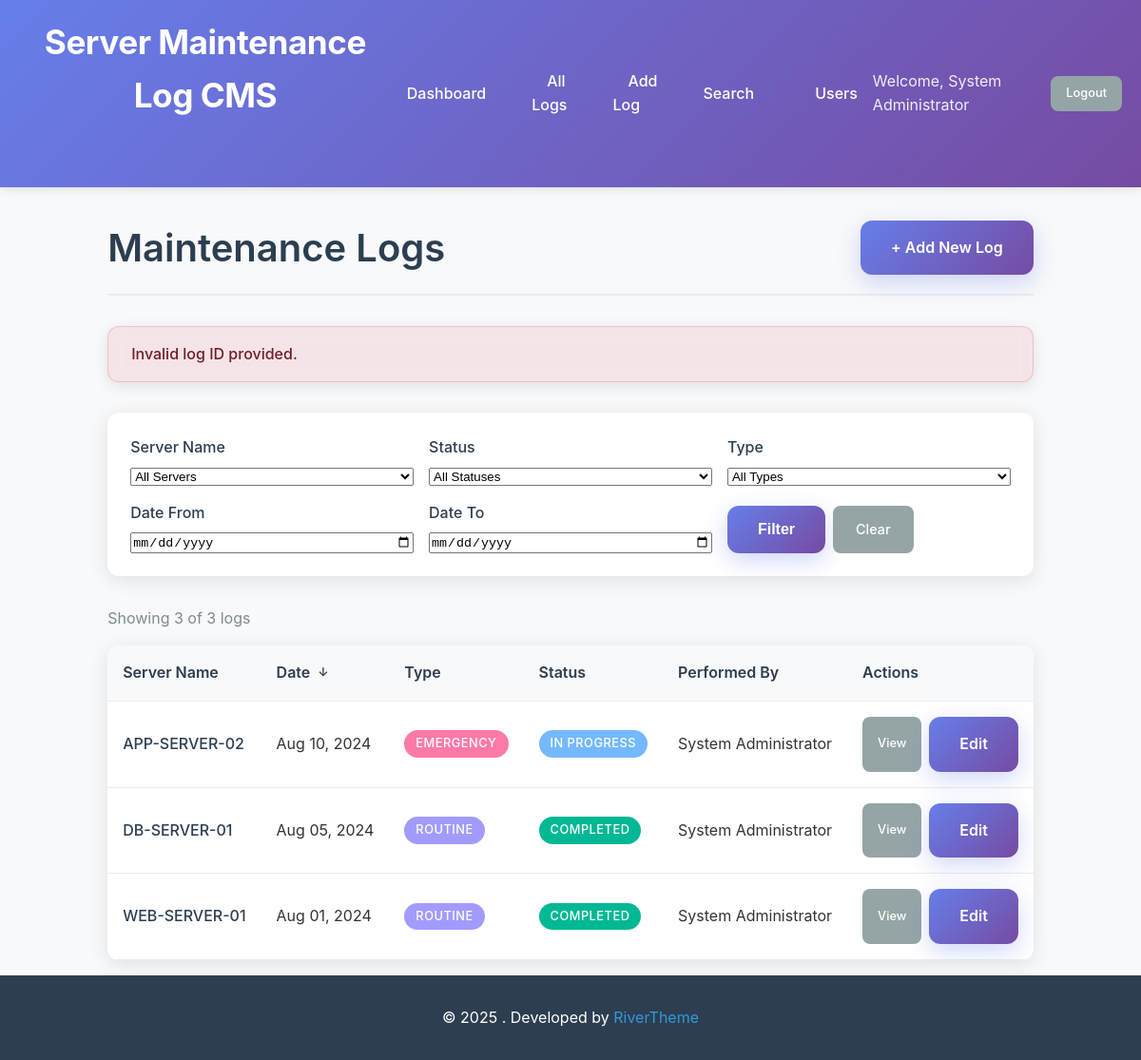
Screenshot of /logs.php?error=invalid_id (signed in) with the database file from the repository.
### tables this page shows
CREATE TABLE IF NOT EXISTS maintenance_logs (
    id INT AUTO_INCREMENT PRIMARY KEY,
    server_name VARCHAR(100) NOT NULL,
    maintenance_date DATE NOT NULL,
    start_time TIME,
    end_time TIME,
    description TEXT NOT NULL,
    maintenance_type ENUM('routine', 'emergency', 'upgrade', 'repair', 'security') NOT NULL,
    status ENUM('scheduled', 'in_progress', 'completed', 'failed', 'cancelled') DEFAULT 'scheduled',
    outcome TEXT,
    performed_by INT NOT NULL,
    created_at TIMESTAMP DEFAULT CURRENT_TIMESTAMP,
    updated_at TIMESTAMP DEFAULT CURRENT_TIMESTAMP ON UPDATE CURRENT_TIMESTAMP,
    FOREIGN KEY (performed_by) REFERENCES users(id) ON DELETE RESTRICT
);

CREATE TABLE IF NOT EXISTS users (
    id INT AUTO_INCREMENT PRIMARY KEY,
    username VARCHAR(50) UNIQUE NOT NULL,
    email VARCHAR(100) UNIQUE NOT NULL,
    password_hash VARCHAR(255) NOT NULL,
    full_name VARCHAR(100) NOT NULL,
    role ENUM('admin', 'staff') DEFAULT 'staff',
    created_at TIMESTAMP DEFAULT CURRENT_TIMESTAMP,
    updated_at TIMESTAMP DEFAULT CURRENT_TIMESTAMP ON UPDATE CURRENT_TIMESTAMP,
    is_active BOOLEAN DEFAULT TRUE
);

### config/database.php (called while the page is built, shortened)
<?php
class Database {
    private $host = DB_HOST;
    private $db_name = DB_NAME;
    private $username = DB_USER;
    private $password = DB_PASS;
    private $charset = DB_CHARSET;
    public function getConnection() {
        $this->pdo = null;
        try {
            $dsn = "mysql:host=" . $this->host . ";dbname=" . $this->db_name . ";charset=" . $this->charset;
            $options = [
                PDO::ATTR_ERRMODE => PDO::ERRMODE_EXCEPTION,
                PDO::ATTR_DEFAULT_FETCH_MODE => PDO::FETCH_ASSOC,
                PDO::ATTR_EMULATE_PREPARES => false,
            ];
            $this->pdo = new PDO($dsn, $this->username, $this->password, $options);
        } catch(PDOException $exception) {
            echo "Connection error: " . $exception->getMessage();
            die();
        }
        return $this->pdo;
    }
}
function getDB() {
    $database = new Database();
    return $database->getConnection();
}
?>

### config/config.php (called while the page is built, shortened)
<?php
require_once 'database.php';
function sanitizeInput($data) {
    $data = trim($data);
    $data = stripslashes($data);
    $data = htmlspecialchars($data);
    return $data;
}
function isAdmin() {
    return isset($_SESSION['user_role']) && $_SESSION['user_role'] === 'admin';
}
function formatDate($date, $format = DISPLAY_DATE_FORMAT) {
    return date($format, strtotime($date));
}
?>

### includes/MaintenanceLog.php (called while the page is built, shortened)
<?php
require_once __DIR__ . '/../config/config.php';
class MaintenanceLog {
    private $db;
    public function __construct() {
        $this->db = getDB();
    }
    public function getAll($filters = [], $limit = null, $offset = 0, $orderBy = 'maintenance_date', $orderDir = 'DESC') {
        try {
            $sql = "SELECT ml.*, u.full_name as performed_by_name, u.username as performed_by_username
                    FROM maintenance_logs ml
                    LEFT JOIN users u ON ml.performed_by = u.id";
            $params = [];
            $sql .= " ORDER BY ml.$orderBy $orderDir";
            if ($limit) {
                $sql .= " LIMIT ? OFFSET ?";
                $params[] = $limit;
                $params[] = $offset;
            }
            $stmt = $this->db->prepare($sql);
            $stmt->execute($params);
            return $stmt->fetchAll();
        } catch (PDOException $e) {
            return [];
        }
    }
    public function getTotalCount($filters = []) {
        try {
            $sql = "SELECT COUNT(*) as total FROM maintenance_logs ml";
            $params = [];
            $stmt = $this->db->prepare($sql);
            $stmt->execute($params);
            $result = $stmt->fetch();
            return $result['total'];
        } catch (PDOException $e) {
            return 0;
        }
    }
}
?>

### logs.php (the view, shortened to what this page needs)
<?php
require_once 'config/config.php';
require_once 'includes/MaintenanceLog.php';
$maintenanceLog = new MaintenanceLog();
$page = intval($_GET['page'] ?? 1);
$limit = RECORDS_PER_PAGE;
$offset = ($page - 1) * $limit;
$filters = [];
$orderBy = sanitizeInput($_GET['order_by'] ?? 'maintenance_date');
$orderDir = sanitizeInput($_GET['order_dir'] ?? 'DESC');
$logs = $maintenanceLog->getAll($filters, $limit, $offset, $orderBy, $orderDir);
$totalLogs = $maintenanceLog->getTotalCount($filters);
$message = '';
$messageType = '';
if (isset($_GET['error'])) {
    switch ($_GET['error']) {
        case 'invalid_id':
            $message = 'Invalid log ID provided.';
            $messageType = 'error';
            break;
    }
}
?>
<!DOCTYPE html>
<html lang="en">
<head>
    <link rel="stylesheet" href="assets/css/style.css">
</head>
<body>
    <?php include 'includes/header.php'; ?>
    <div class="container">
        <div class="page-header">
            <h1>Maintenance Logs</h1>
            <a href="add_log.php" class="btn btn-primary">+ Add New Log</a>
        </div>
        <?php if ($message): ?>
            <div class="alert alert-<?php echo $messageType; ?>">
                <?php echo htmlspecialchars($message); ?>
            </div>
        <?php endif; ?>
        <div class="filters-section">
            <form method="GET" action="logs.php" class="filters-form">
                <div class="filter-row">
                    <div class="filter-group">
                        <label for="server_name">Server Name</label>
                        <select id="server_name" name="server_name">
                            <option value="">All Servers</option>
                        </select>
                    </div>
                    <div class="filter-group">
                        <label for="status">Status</label>
                        <select id="status" name="status">
                            <option value="">All Statuses</option>
                        </select>
                    </div>
                    <div class="filter-group">
                        <label for="maintenance_type">Type</label>
                        <select id="maintenance_type" name="maintenance_type">
                            <option value="">All Types</option>
                        </select>
                    </div>
                </div>
                <div class="filter-row">
                    <div class="filter-group">
                        <label for="date_from">Date From</label>
                        <input type="date" id="date_from" name="date_from"
                               value="<?php echo htmlspecialchars($filters['date_from'] ?? ''); ?>">
                    </div>
                    <div class="filter-group">
                        <label for="date_to">Date To</label>
                        <input type="date" id="date_to" name="date_to"
                               value="<?php echo htmlspecialchars($filters['date_to'] ?? ''); ?>">
                    </div>
                    <div class="filter-actions">
                        <button type="submit" class="btn btn-primary">Filter</button>
                        <a href="logs.php" class="btn btn-secondary">Clear</a>
                    </div>
                </div>
            </form>
        </div>
        <div class="results-summary">
            <p>Showing <?php echo count($logs); ?> of <?php echo $totalLogs; ?> logs</p>
        </div>
        <?php if (empty($logs)): ?>
            <div class="empty-state">
                <p>No maintenance logs found. <a href="add_log.php">Create your first log</a></p>
            </div>
        <?php else: ?>
            <div class="table-responsive">
                <table class="table">
                    <thead>
                        <tr>
                            <th>
                                <a href="?<?php echo http_build_query(array_merge($_GET, ['order_by' => 'server_name', 'order_dir' => $orderBy === 'server_name' && $orderDir === 'ASC' ? 'DESC' : 'ASC'])); ?>">
                                    Server Name
                                </a>
                            </th>
                            <th>
                                <a href="?<?php echo http_build_query(array_merge($_GET, ['order_by' => 'maintenance_date', 'order_dir' => $orderBy === 'maintenance_date' && $orderDir === 'ASC' ? 'DESC' : 'ASC'])); ?>">
                                    Date
                                    <?php if ($orderBy === 'maintenance_date'): ?>
                                        <span class="sort-indicator"><?php echo $orderDir === 'ASC' ? '↑' : '↓'; ?></span>
                                    <?php endif; ?>
                                </a>
                            </th>
                            <th>Type</th>
                            <th>Status</th>
                            <th>Performed By</th>
                            <th>Actions</th>
                        </tr>
                    </thead>
                    <tbody>
                        <?php foreach ($logs as $log): ?>
                        <tr>
                            <td>
                                <a href="view_log.php?id=<?php echo $log['id']; ?>" class="log-link">
                                    <?php echo htmlspecialchars($log['server_name']); ?>
                                </a>
                            </td>
                            <td><?php echo formatDate($log['maintenance_date']); ?></td>
                            <td>
                                <span class="badge badge-type-<?php echo $log['maintenance_type']; ?>">
                                    <?php echo ucfirst($log['maintenance_type']); ?>
                                </span>
                            </td>
                            <td>
                                <span class="badge badge-status-<?php echo $log['status']; ?>">
                                    <?php echo ucfirst(str_replace('_', ' ', $log['status'])); ?>
                                </span>
                            </td>
                            <td><?php echo htmlspecialchars($log['performed_by_name']); ?></td>
                            <td>
                                <div class="action-buttons">
                                    <a href="view_log.php?id=<?php echo $log['id']; ?>" class="btn btn-sm btn-secondary">View</a>
                                    <?php if (isAdmin() || $log['performed_by'] == $_SESSION['user_id']): ?>
                                    <a href="edit_log.php?id=<?php echo $log['id']; ?>" class="btn btn-sm btn-primary">Edit</a>
                                    <?php endif; ?>
                                </div>
                            </td>
                        </tr>
                        <?php endforeach; ?>
                    </tbody>
                </table>
            </div>
        <?php endif; ?>
    </div>
    <?php include 'includes/footer.php'; ?>
</body>
</html>

### assets/css/style.css (style rules this page uses)
* { margin: 0; padding: 0; box-sizing: border-box; }
body { font-family: -apple-system, BlinkMacSystemFont, 'Segoe UI', Roboto, Oxygen, Ubuntu, Cantarell, sans-serif; line-height: 1.6; color: #333; background-color: #f8f9fa; min-height: 100vh; display: flex; flex-direction: column; }
h1, h2, h3, h4, h5, h6 { font-weight: 600; margin-bottom: 0.5rem; color: #2c3e50; }
h1 { font-size: 2.5rem; }
p { margin-bottom: 1rem; }
a { color: #3498db; text-decoration: none; transition: color 0.3s ease; }
.container { max-width: 1200px; margin: 0 auto; padding: 0 20px; flex: 1; }
.page-header { display: flex; justify-content: space-between; align-items: center; margin: 2rem 0; padding-bottom: 1rem; border-bottom: 2px solid #e9ecef; }
.page-header h1 { margin: 0; }
.btn { display: inline-flex; align-items: center; gap: 0.5rem; padding: 0.75rem 1.5rem; border: none; border-radius: 8px; font-size: 0.9rem; font-weight: 500; text-decoration: none; cursor: pointer; transition: all 0.3s ease; text-align: center; }
.btn-primary { background-color: #3498db; color: white; }
.btn-secondary { background-color: #95a5a6; color: white; }
.btn-sm { padding: 0.5rem 1rem; font-size: 0.8rem; }
.action-buttons { display: flex; gap: 0.5rem; flex-wrap: wrap; }
.btn-primary { background: linear-gradient(135deg, #667eea 0%, #764ba2 100%); border: none; color: white; padding: 1rem 2rem; border-radius: 12px; font-size: 1rem; font-weight: 600; cursor: pointer; transition: all 0.3s ease; display: flex; align-items: center; justify-content: center; gap: 0.5rem; box-shadow: 0 8px 25px rgba(102, 126, 234, 0.3); }
.alert { padding: 1rem 1.5rem; border-radius: 12px; margin-bottom: 1.5rem; border: none; display: flex; align-items: center; gap: 0.75rem; font-weight: 500; box-shadow: 0 4px 15px rgba(0,0,0,0.1); backdrop-filter: blur(10px); }
.alert-error { background: rgba(220, 53, 69, 0.1); color: #721c24; border: 1px solid rgba(220, 53, 69, 0.2); }
.table-responsive { overflow-x: auto; margin: 1rem 0; background: white; border-radius: 12px; box-shadow: 0 4px 20px rgba(0,0,0,0.1); }
.table { width: 100%; border-collapse: collapse; margin: 0; }
.table th, .table td { padding: 1rem; text-align: left; border-bottom: 1px solid #e9ecef; }
.table th { background-color: #f8f9fa; font-weight: 600; color: #2c3e50; position: sticky; top: 0; }
.table th a { color: #2c3e50; text-decoration: none; display: flex; align-items: center; gap: 0.5rem; }
.sort-indicator { font-size: 0.8rem; }
.log-link { font-weight: 500; color: #2c3e50; }
.badge { display: inline-block; padding: 0.25rem 0.75rem; font-size: 0.8rem; font-weight: 500; border-radius: 20px; text-transform: uppercase; letter-spacing: 0.5px; }
.badge-status-in_progress { background-color: #74b9ff; color: white; }
.badge-status-completed { background-color: #00b894; color: white; }
.badge-type-routine { background-color: #a29bfe; color: white; }
.badge-type-emergency { background-color: #fd79a8; color: white; }
.filters-section { background: white; padding: 1.5rem; border-radius: 12px; box-shadow: 0 4px 20px rgba(0,0,0,0.1); margin: 2rem 0; }
.filters-form { display: flex; flex-direction: column; gap: 1rem; }
.filter-row { display: grid; grid-template-columns: repeat(auto-fit, minmax(200px, 1fr)); gap: 1rem; align-items: end; }
.filter-group { display: flex; flex-direction: column; }
.filter-group label { margin-bottom: 0.5rem; font-weight: 500; color: #2c3e50; }
.filter-actions { display: flex; gap: 0.5rem; }
.results-summary { margin: 1rem 0; color: #7f8c8d; }

### rows the page displays
maintenance_logs: server_name "APP-SERVER-02", maintenance_date "Aug 10, 2024", maintenance_type "EMERGENCY", status "IN PROGRESS", performed_by.full_name "System Administrator"
maintenance_logs: server_name "DB-SERVER-01", maintenance_date "Aug 05, 2024", maintenance_type "ROUTINE", status "COMPLETED", performed_by.full_name "System Administrator"
maintenance_logs: server_name "WEB-SERVER-01", maintenance_date "Aug 01, 2024", maintenance_type "ROUTINE", status "COMPLETED", performed_by.full_name "System Administrator"

### other values shown
APP_NAME "Server Maintenance Log CMS"
$_SESSION['user_name'] "System Administrator"
$message "Invalid log ID provided."
count($logs) "3"
$totalLogs "3"
